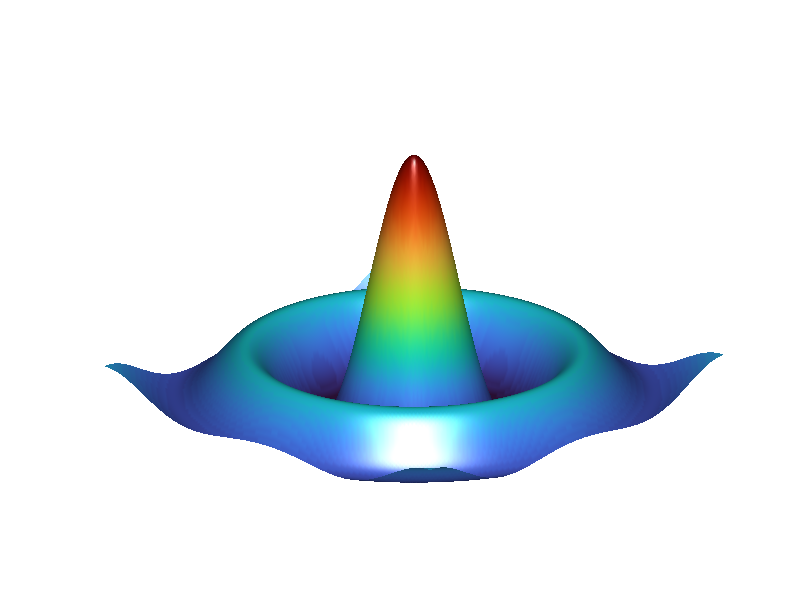

Recreate this plot in MATLAB.
%% 径向波纹曲面 / Radial ripple surface
% surf 直接接受规则网格 X、Y、Z；插值着色显示连续的填充曲面。
% 与 mobius_strip.m 中显式指定顶点和面的 patch 用法对照。

[X, Y] = meshgrid(linspace(-10, 10, 161));
R = sqrt(X.^2 + Y.^2) + eps;
Z = 3*sin(R)./R;

figure('Name', 'Radial Ripple Surface', 'Color', [0.02 0.03 0.05]);
surf(X, Y, Z, 'FaceColor', 'interp', 'EdgeColor', 'none');
axis tight;
axis off;
colormap(turbo);
view(42, 30);
camlight headlight;
lighting gouraud;
title('Ripples | surf', 'Color', 'w', 'FontSize', 18);
